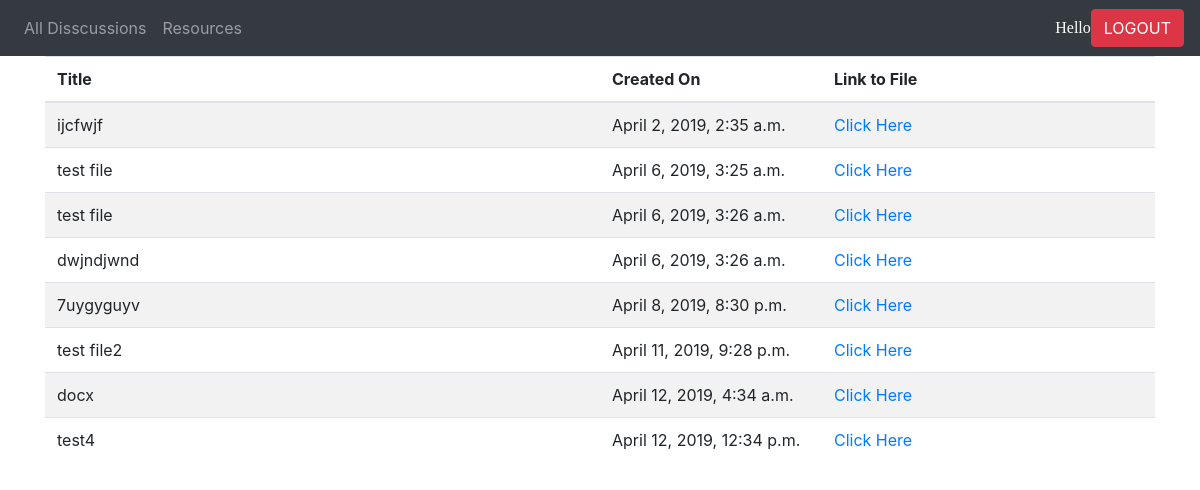
Page /forum/resource/ on the committed database.
### forum/models.py (models this page shows, shortened)
class resource(models.Model):
    title=models.CharField(max_length =1000)
    rfile = models.FileField()
    created = models.DateTimeField()
    author = models.CharField(max_length=100)

### forum/views.py (the view)
# urls.py: url(r'resource/$',views.Resource,name='resources'),
def Resource(request):
    all_resource=resource.objects.all()
    return render(request,'resource.html',{'all_resource':all_resource,'user': request.user})

### forum/templates/resource.html (shortened to what this page needs)
<link rel="stylesheet" href="https://maxcdn.bootstrapcdn.com/bootstrap/4.0.0/css/bootstrap.min.css">
<nav class="navbar navbar-expand-sm bg-dark navbar-dark">
    <ul class="navbar-nav">
      <li class="nav-item">
        <a class="nav-link" href="{% url 'forum:index' %}">All Disscussions</a>
      </li>
      <li class="nav-item">
        <a class="nav-link" href="{% url 'forum:resources'%}">Resources</a>
      </li>
      <li class="nav-item">
        <a class="nav-link" href="#"></a>
      </li>
    </ul>
            <font size=3 face ="Comic Sans Ms" color="white">Hello {{user.username}}</font>
            <a href="{% url 'forum:logout'%}"><button type="button" class="btn btn-danger">LOGOUT</button></a>
  </nav>
<div class= "container">
    <table
    <table class="table table-striped table-hover">
            <thead>
                <tr>
                    <th class="col-md-5">Title</th>
                    <th class="col-md-2">Created On</th>
                    <th class="col-md-3">Link to File</th>
                </tr>
            </thead>
            <tbody>
                    {% for resource in all_resource%}
                    <td>
                            {{resource.title}}
                    </td>
                    <td>{{resource.created}}</td>
                    <td>
                        <a href="{{resource.rfile.url}}"><span>Click Here </span></a>
                    </td>
                {% endfor %}
            </tbody>
        </table>
</div>

### rows in the picture
resource: title "ijcfwjf", created "April 2, 2019, 2:35 a.m."
resource: title "test file", created "April 6, 2019, 3:25 a.m."
resource: title "test file", created "April 6, 2019, 3:26 a.m."
resource: title "dwjndjwnd", created "April 6, 2019, 3:26 a.m."
resource: title "7uygyguyv", created "April 8, 2019, 8:30 p.m."
resource: title "test file2", created "April 11, 2019, 9:28 p.m."
resource: title "docx", created "April 12, 2019, 4:34 a.m."
resource: title "test4", created "April 12, 2019, 12:34 p.m."
